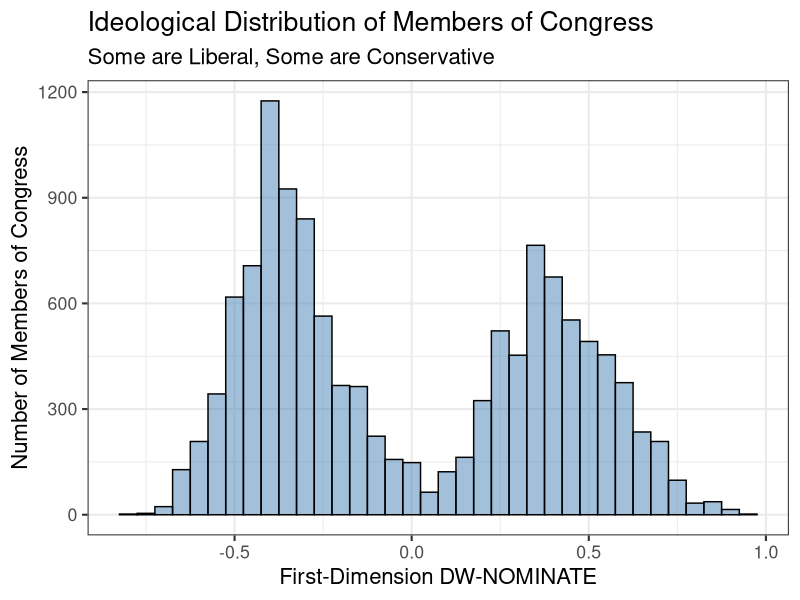
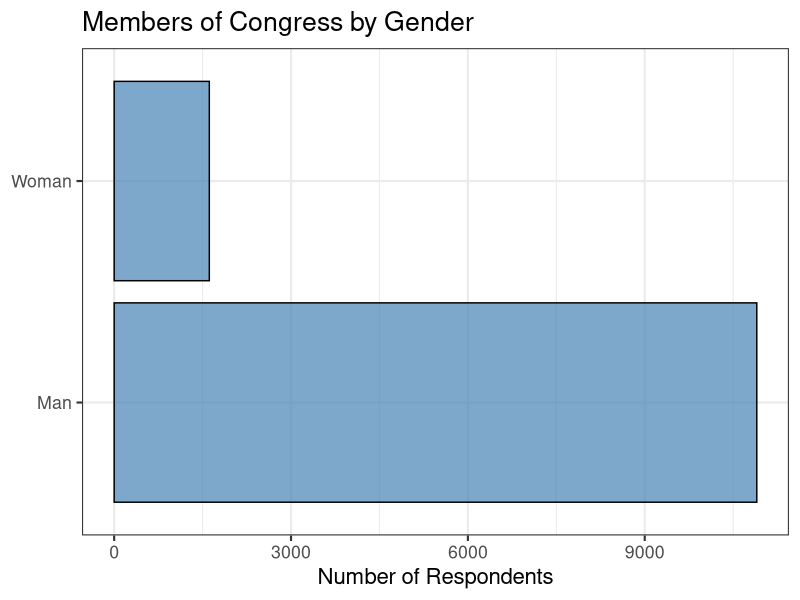
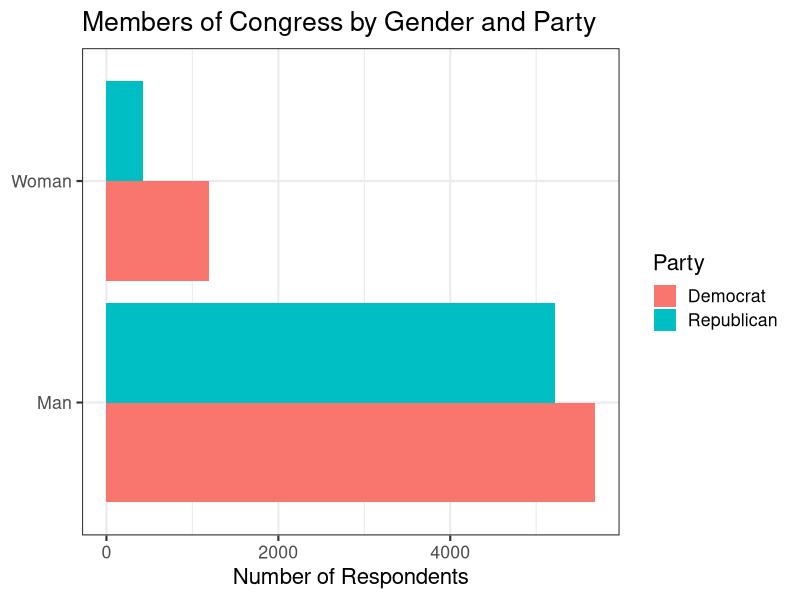
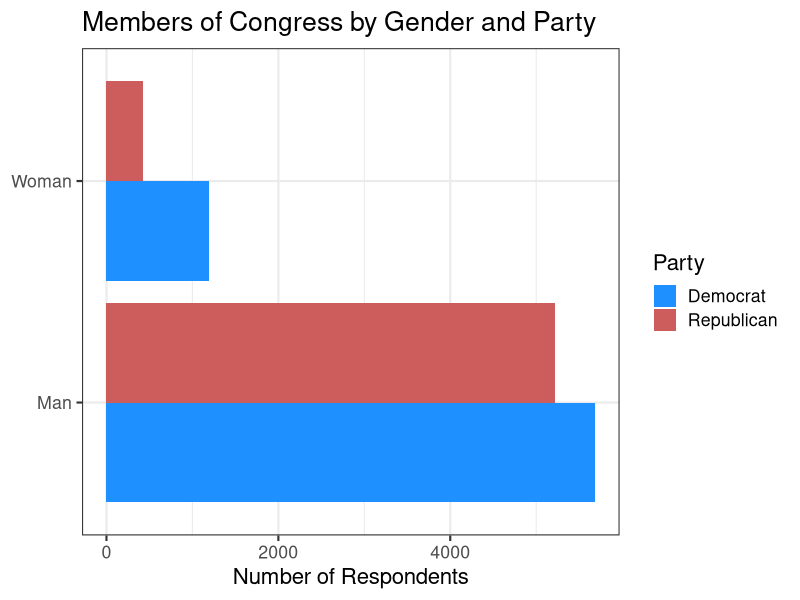
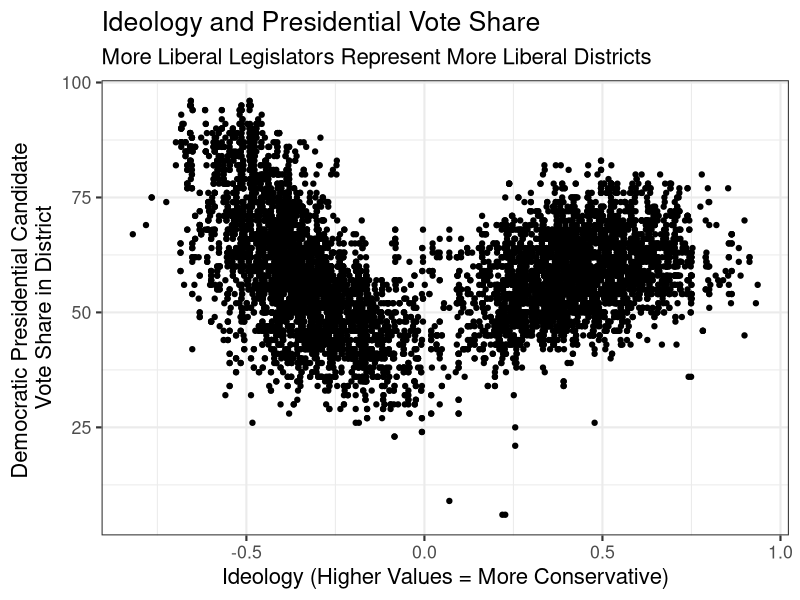
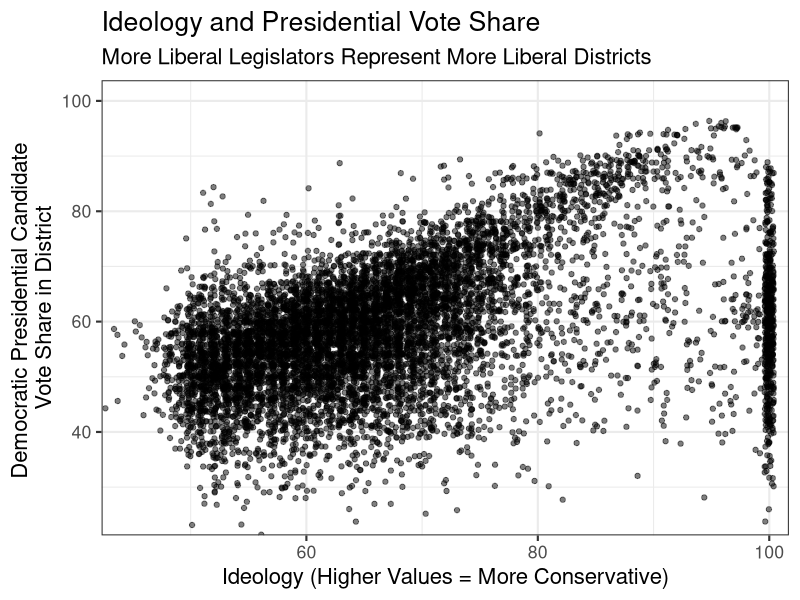
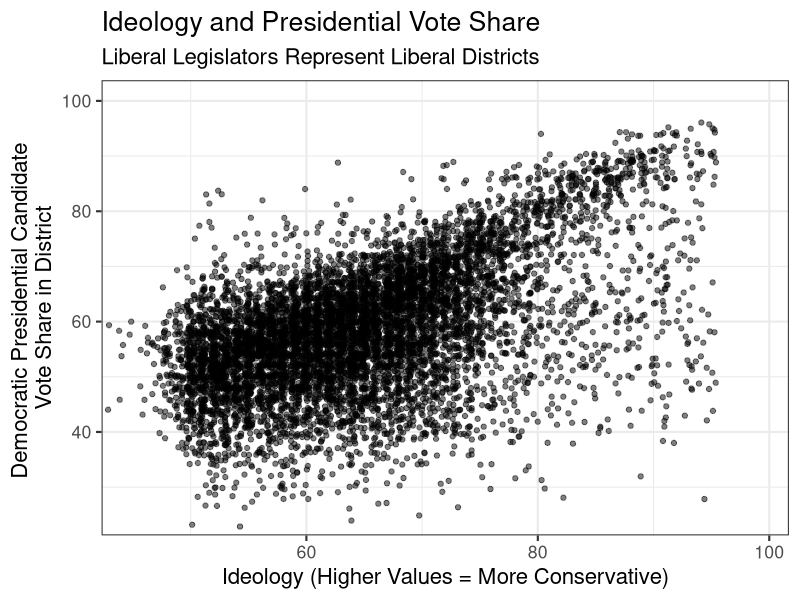
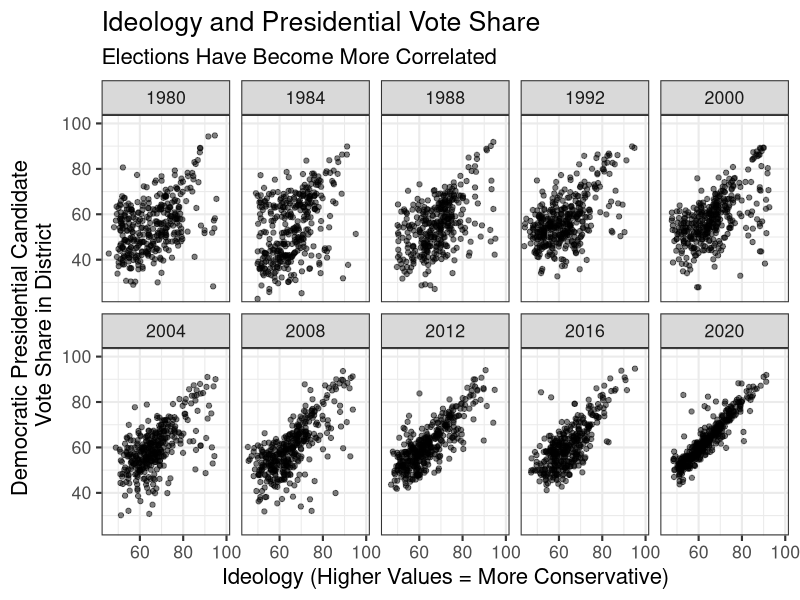

These figures' R source, in order:
## ---- chunk 1
#| echo: false
#| message: false
library("tidyverse")

## Only output five tibble rows by default
options(tibble.print_min = 5,
        tibble.max_extra_cols = 3)
## ---- chunk 2
#| echo: false
options(width = 42)
library(tidyverse)
## ---- chunk 3
#| echo: FALSE
congress_data <- read_csv("congress_data.csv")

congress_data <- congress_data %>%
mutate(age = year - born,
gender = ifelse(female == 1, "Woman", "Man"),
party = ifelse(democrat == 1, "Democrat", "Republican"),
race = case_when(
latino == 1 ~ "Latino",
black == 1 ~ "Black",
aapi == 1 ~ "Asian",
TRUE ~ "White"
)) # fix this to include asian

untidy_election_data <- read_csv("untidy_election_data.csv")

long_data <- untidy_election_data %>%
select(!name) %>%
pivot_longer(cols = starts_with(c("presidentialvoteshare", "contributions")))

long_data <- separate(long_data,
col = "name",
into = c("var", "year"))

clean_election_data <- pivot_wider(long_data,
names_from = "var",
values_from = "value")
clean_election_data$year <- as.numeric(clean_election_data$year)
clean_election_data <- clean_election_data %>%
mutate(year = year + 1) %>%
rename(icpsr = ICPSR2)

congress_data <- left_join(congress_data, clean_election_data, by = c("icpsr", "year"))
congress_data <- congress_data %>%
mutate(presidentialvoteshare = ifelse(democrat==1, presidentialvoteshare, 100-presidentialvoteshare))
print(congress_data)
## ---- chunk 4
#| echo: false

# Set default theme for plots
theme_set(theme_bw(base_size = 16))
## ---- chunk 5
#| output-location: column
#| fig-width: 6.5
#| fig-height: 4.5
ggplot(congress_data, aes (x = dwnom1)) +
  geom_histogram(color = "black",
                 fill = "steelblue",
                 alpha = 0.5, # increases transparency
                 binwidth = 0.05) + # changes the number of bins
  labs(x = "First-Dimension DW-NOMINATE",
       y = "Number of Members of Congress",
       title = "Ideological Distribution of Members of Congress",
       subtitle = "Some are Liberal, Some are Conservative")
## ---- chunk 6
#| output-location: column
#| fig-width: 6.5
#| fig-height: 4.5
ggplot(congress_data, aes (y = gender)) +
  geom_bar(color = "black",
           fill = "steelblue",
           alpha = 0.7)+
  labs(x = "Number of Respondents",
       y = NULL,
       title = "Members of Congress by Gender")
## ---- chunk 7
#| output-location: column
#| fig-width: 6.5
#| fig-height: 4.5
ggplot(congress_data, aes(y = gender)) +
  geom_bar(aes(fill = party), position = "dodge") +
  labs(x = "Number of Respondents",
       y = NULL,
       fill = "Party",
       title = "Members of Congress by Gender and Party")
## ---- chunk 8
#| output-location: column
#| fig-width: 6.5
#| fig-height: 4.5
ggplot(congress_data, aes(y = gender)) +
  geom_bar(aes(fill = party), position = "dodge") +
  scale_fill_manual(values = c("Democrat" = "dodgerblue", "Republican" = "indianred")) +
  labs(x = "Number of Respondents",
       y = NULL,
       fill = "Party",
       title = "Members of Congress by Gender and Party")
## ---- chunk 9
#| output-location: column
#| fig-width: 6.5
#| fig-height: 4.5
ggplot(congress_data,
       aes(x = dwnom1, y = presidentialvoteshare)) +
  geom_point() + # increases transparency
  labs( title = "Ideology and Presidential Vote Share",
        subtitle = "More Liberal Legislators Represent More Liberal Districts",
        x = "Ideology (Higher Values = More Conservative)",
        y = "Democratic Presidential Candidate \nVote Share in District"
# the \n tells ggplot to include a linebreak
)
## ---- chunk 10
#| output-location: column
#| fig-width: 6.5
#| fig-height: 4.5
ggplot(congress_data,
       aes(x = vote_share, y = presidentialvoteshare)) +
  geom_point(position = "jitter",
alpha = 0.5) + # increases transparency
  labs( title = "Ideology and Presidential Vote Share",
        subtitle = "More Liberal Legislators Represent More Liberal Districts",
        x = "Ideology (Higher Values = More Conservative)",
        y = "Democratic Presidential Candidate \nVote Share in District"
# the \n tells ggplot to include a linebreak
)+
  coord_cartesian(ylim = c(25, 100), xlim = c(45, 99))
## ---- chunk 11
#| output-location: column
#| fig-width: 6.5
#| fig-height: 4.5

congress_data %>%
  filter(vote_share<=95) %>%
ggplot(aes(x = vote_share, y = presidentialvoteshare)) +
  geom_point(position = "jitter",
alpha = 0.5) + # increases transparency
  labs( title = "Ideology and Presidential Vote Share",
        subtitle = "Liberal Legislators Represent Liberal Districts",
        x = "Ideology (Higher Values = More Conservative)",
        y = "Democratic Presidential Candidate \nVote Share in District"
# the \n tells ggplot to include a linebreak
)+
  coord_cartesian(ylim = c(25, 100), xlim = c(45, 99))
## ---- chunk 12
#| output-location: column
#| fig-width: 6.5
#| fig-height: 4.5

congress_data %>%
  filter(vote_share<=95 & year %in% c(1981, 1985, 1989, 1993, 
                                      1996, 2001, 2005, 2009, 
                                      2013, 2017, 2021)) %>%
  mutate(election_year = year-1) %>%
ggplot(aes(x = vote_share, y = presidentialvoteshare)) +
  geom_point(position = "jitter",
alpha = 0.5) + # increases transparency
  labs( title = "Ideology and Presidential Vote Share",
        subtitle = "Elections Have Become More Correlated",
        x = "Ideology (Higher Values = More Conservative)",
        y = "Democratic Presidential Candidate \nVote Share in District"
# the \n tells ggplot to include a linebreak
)+
  facet_wrap(~ election_year,
ncol = 5)+
  coord_cartesian(ylim = c(25, 100), xlim = c(45, 99))
## ---- chunk 13
nationalization_plot <- congress_data %>%
  filter(vote_share<=95 & year %in% c(1981, 1985, 1989, 1993, 
                                      1996, 2001, 2005, 2009, 
                                      2013, 2017, 2021)) %>%
  mutate(election_year = year-1) %>%
ggplot(aes(x = vote_share, y = presidentialvoteshare)) +
  geom_point(alpha = 0.5) + # increases transparency
  labs( title = "Ideology and Presidential Vote Share",
        subtitle = "Elections Have Become More Correlated",
        x = "Ideology (Higher Values = More Conservative)",
        y = "Democratic Presidential Candidate \nVote Share in District"
# the \n tells ggplot to include a linebreak
)+
  facet_wrap(~ election_year,
ncol = 5)+
  coord_cartesian(ylim = c(25, 100), xlim = c(45, 99))
## ---- chunk 14
#| echo: FALSE
nationalization_plot
